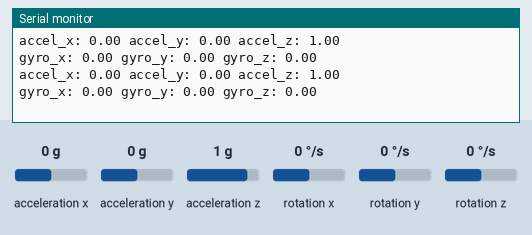
The sketch below on a simulated Arduino Uno, built with avr-gcc and run on an emulated ATmega328P. Parts: the last lines printed to the serial monitor. Wiring (inferred from the names in the program): MPU-6050 motion sensor at I2C address 0x68. The test bench sets the inputs (shaded band); at power-on: acceleration x 0 g, acceleration y 0 g, acceleration z 1 g, rotation x 0 °/s, rotation y 0 °/s, rotation z 0 °/s.

Above: at 1.8 s.
1.9 s: acceleration x set to -1.4 g
At 2.8 s:
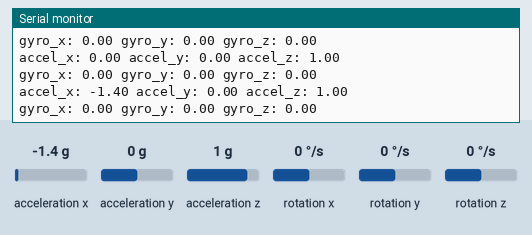
3.4 s: acceleration y set to -1.4 g
At 4.7 s:
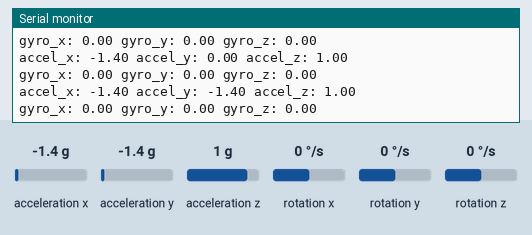
4.9 s: acceleration z set to -1.4 g
At 5.9 s:
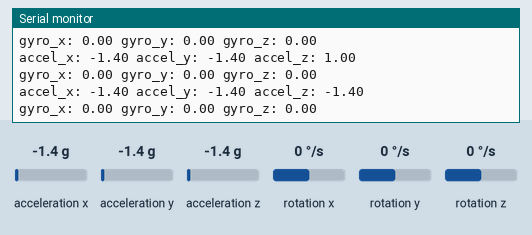
6.4 s: rotation x set to -192 °/s
At 7.7 s:
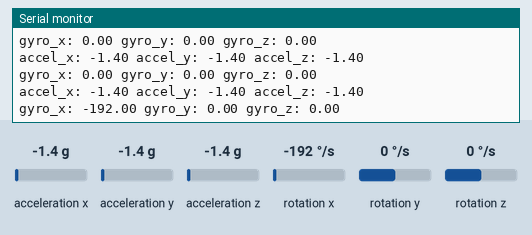
7.9 s: rotation y set to -192 °/s
At 9.0 s:
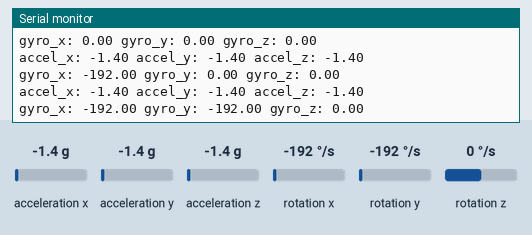

Measured:
- after the input at 1.9 s, the serial monitor: prints a new line after 0.14 s (image 1)
- after the input at 3.4 s, the serial monitor: prints a new line after 0.69 s (image 2)
- after the input at 4.9 s, the serial monitor: prints a new line after 0.21 s (image 3)
- after the input at 6.4 s, the serial monitor: prints a new line after 0.81 s (image 4)
- after the input at 7.9 s, the serial monitor: prints a new line after 0.33 s (image 5)

The sketch:

sketch_raw_data.ino
```cpp
#include <Wire.h>

// MPU6050 registers
#define MPU6050_ACCEL_XOUT_H 0x3B
#define MPU6050_ACCEL_YOUT_H 0x3D
#define MPU6050_ACCEL_ZOUT_H 0x3F
#define MPU6050_GYRO_XOUT_H 0x43
#define MPU6050_GYRO_YOUT_H 0x45
#define MPU6050_GYRO_ZOUT_H 0x47

// Accelerometer and gyroscope scaling factors
const float accel_scale = 16384.0; // for +/- 2g range
const float gyro_scale = 131.0;    // for +/- 250 deg/s range

// Raw data
float accel_x, accel_y, accel_z, gyro_x, gyro_y, gyro_z;


void setup() {
  Serial.begin(9600);
  Wire.begin();
  initMPU6050();

}

void loop() {
  readMPU6050();
  printData();
  delay(1000);

}

void initMPU6050() {
  Wire.beginTransmission(0x68);
  Wire.write(0x6B);
  Wire.write(0x00);
  Wire.endTransmission();
}

void readMPU6050() {
  uint8_t data[14];
  Wire.beginTransmission(0x68);
  Wire.write(0x3B);
  Wire.endTransmission(false);
  Wire.requestFrom(0x68, 14);
  while (Wire.available() < 14);
  for (uint8_t i = 0; i < 14; i++) {
    data[i] = Wire.read();
  }

  int16_t ax = (data[0] << 8 | data[1]);
  int16_t ay = (data[2] << 8 | data[3]);
  int16_t az = (data[4] << 8 | data[5]);
  int16_t gx = (data[8] << 8 | data[9]);
  int16_t gy = (data[10] << 8 | data[11]);
  int16_t gz = (data[12] << 8 | data[13]);

  accel_x = (float)ax / accel_scale;
  accel_y = (float)ay / accel_scale;
  accel_z = (float)az / accel_scale;
  gyro_x = (float)gx / gyro_scale;
  gyro_y = (float)gy / gyro_scale;
  gyro_z = (float)gz / gyro_scale;
}

void printData() {
  Serial.print("accel_x: ");
  Serial.print(accel_x);
  Serial.print(" accel_y: ");
  Serial.print(accel_y);
  Serial.print(" accel_z: ");
  Serial.println(accel_z);
  Serial.print("gyro_x: ");
  Serial.print(gyro_x);
  Serial.print(" gyro_y: ");
  Serial.print(gyro_y);
  Serial.print(" gyro_z: ");
  Serial.println(gyro_z);
}
```
